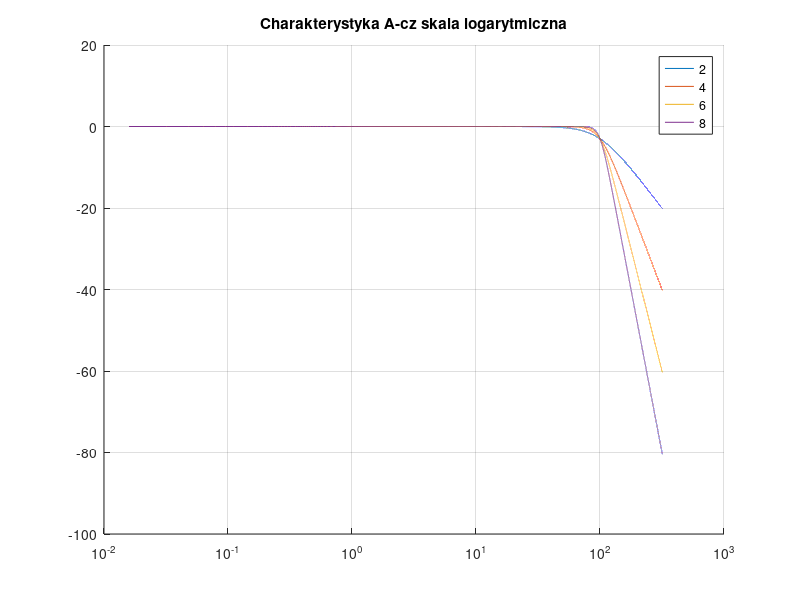
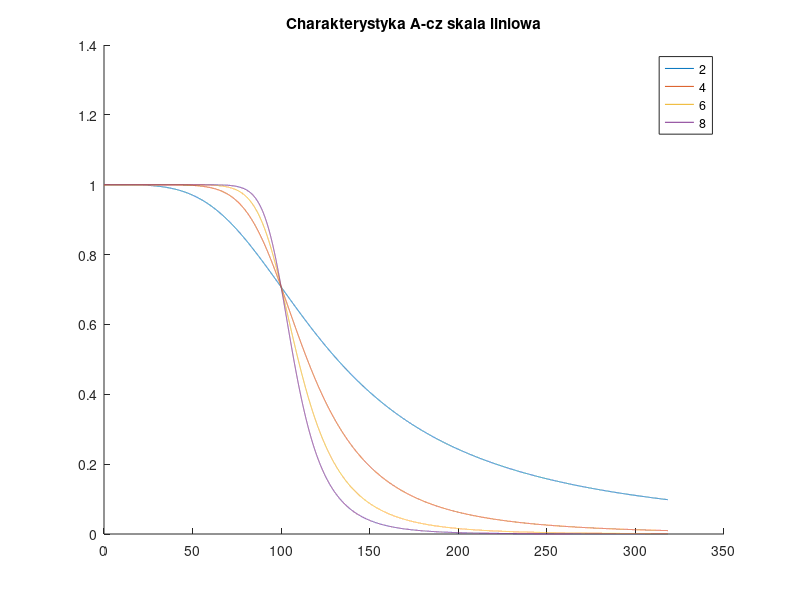
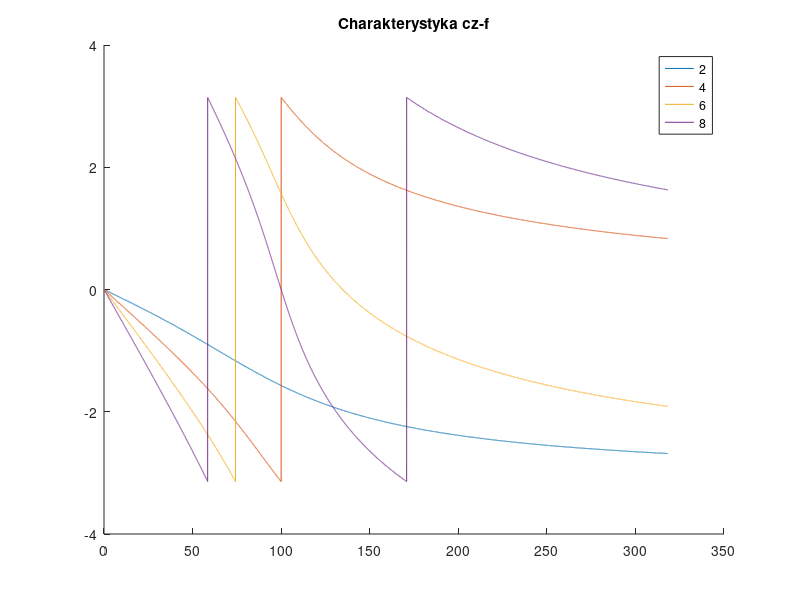

Here is the MATLAB script that generated these plots, in order: (Note: this script raises an error after producing the figures.)

N_values = [2, 4, 6, 8];
omega_3dB = 2*pi*100; 
w = 0:0.1:2000;
ang = zeros(4,length(w));
Hdec= zeros(4,length(w));
Hlin = zeros(4,length(w));

i=1;
for N = N_values
    poles = omega_3dB*exp(1i*(pi/2 + 1/2 * pi/N + ((1:N)-1)*pi/N));
    wzm = prod(-poles);
    a = poly(poles);
    b = wzm;
    h = freqs(b,a,w);
    
    ang(i,:) = angle(h);
    Hdec(i,:)= 20*log10(abs(h));
    Hlin(i,:) = abs(h);

    i=i+1;
    
end
figure;
hold on;
grid on;
wlog = logspace(0,2,20001)
for row=1:4
semilogx(w./(2*pi),Hdec(row,:));
end
legend("2","4","6","8");
title("Charakterystyka A-cz skala logarytmiczna")

figure;
hold on;
for row=1:4
plot(w./(2*pi),Hlin(row,:));
end
legend("2","4","6","8");
title("Charakterystyka A-cz skala liniowa")

figure;
hold on;
for row=1:4
plot(w./(2*pi),ang(row,:));
end
legend("2","4","6","8");
title("Charakterystyka cz-f");

figure;
poles4 = omega_3dB*exp(1i*(pi/2 + 1/2 * pi/4 + ((1:4)-1)*pi/4));
a = poly(poles4);
b = wzm;
H = tf(b,a);
[y,tOut] =impulse(H);
plot(tOut,y );
title("Odpowiedź impulsowa")
figure;
[y,tOut] = step(H);
plot(tOut,y)
title("Odpowiedź na skok jednostkowy");



